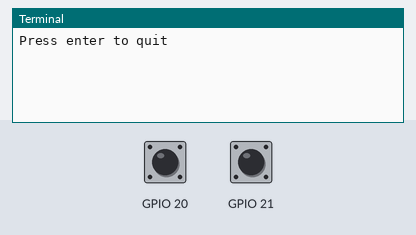
Bench run of a program on a simulated Raspberry Pi (BCM pin numbers). Parts: the last lines printed to the terminal. Inputs (shaded band) come from the test bench; at power-on: GPIO 20 LOW, GPIO 21 LOW. Web requests get an empty 200 reply after 0.4 s.

Above: at 1.2 s.
1.3 s: GPIO 20 pulled HIGH for 0.15 s
At 2.2 s:
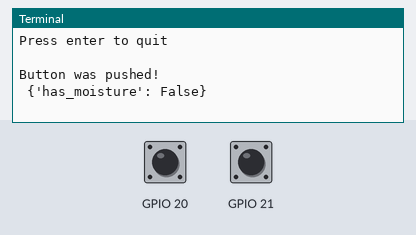
3.2 s: GPIO 21 pulled HIGH for 0.15 s
At 4.9 s:
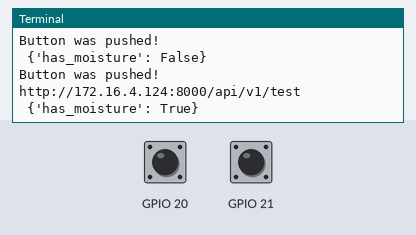

Measured:
- after the input at 1.3 s, the terminal: prints a new line at once (image 1)
- after the input at 3.2 s, the terminal: prints a new line at once (image 2)

The program:

test.py
```python
import RPi.GPIO as GPIO
import requests

def button_callback_true(channel):
    #URL = "http://ec2-52-38-69-34.us-west-2.compute.amazonaws.com:80/api/v1/test"
    URL = "http://172.16.4.124:8000/api/v1/test"
    print("Button was pushed!")
    print(URL)
    DATA = {'has_moisture': True}
    r = requests.post(url = URL, data = DATA)
    print(r.text, DATA)

def button_callback_false(channel):
    #URL = "http://ec2-52-38-69-34.us-west-2.compute.amazonaws.com:80/api/v1/test"
    URL = "http://172.16.4.124:8000/api/v1/test"
    print("Button was pushed!")
    DATA = {'has_moisture': False}
    r = requests.post(url = URL, data = DATA)
    print(r.text, DATA)

GPIO.setwarnings(False)
GPIO.setmode(GPIO.BCM)
GPIO.setup(21, GPIO.IN, pull_up_down=GPIO.PUD_DOWN)
GPIO.setup(20, GPIO.IN, pull_up_down=GPIO.PUD_DOWN)

GPIO.add_event_detect(21,GPIO.RISING,callback=button_callback_true,bouncetime=1000)
GPIO.add_event_detect(20,GPIO.RISING,callback=button_callback_false,bouncetime=1000)

message = input("Press enter to quit\n\n")

GPIO.cleanup()
```
